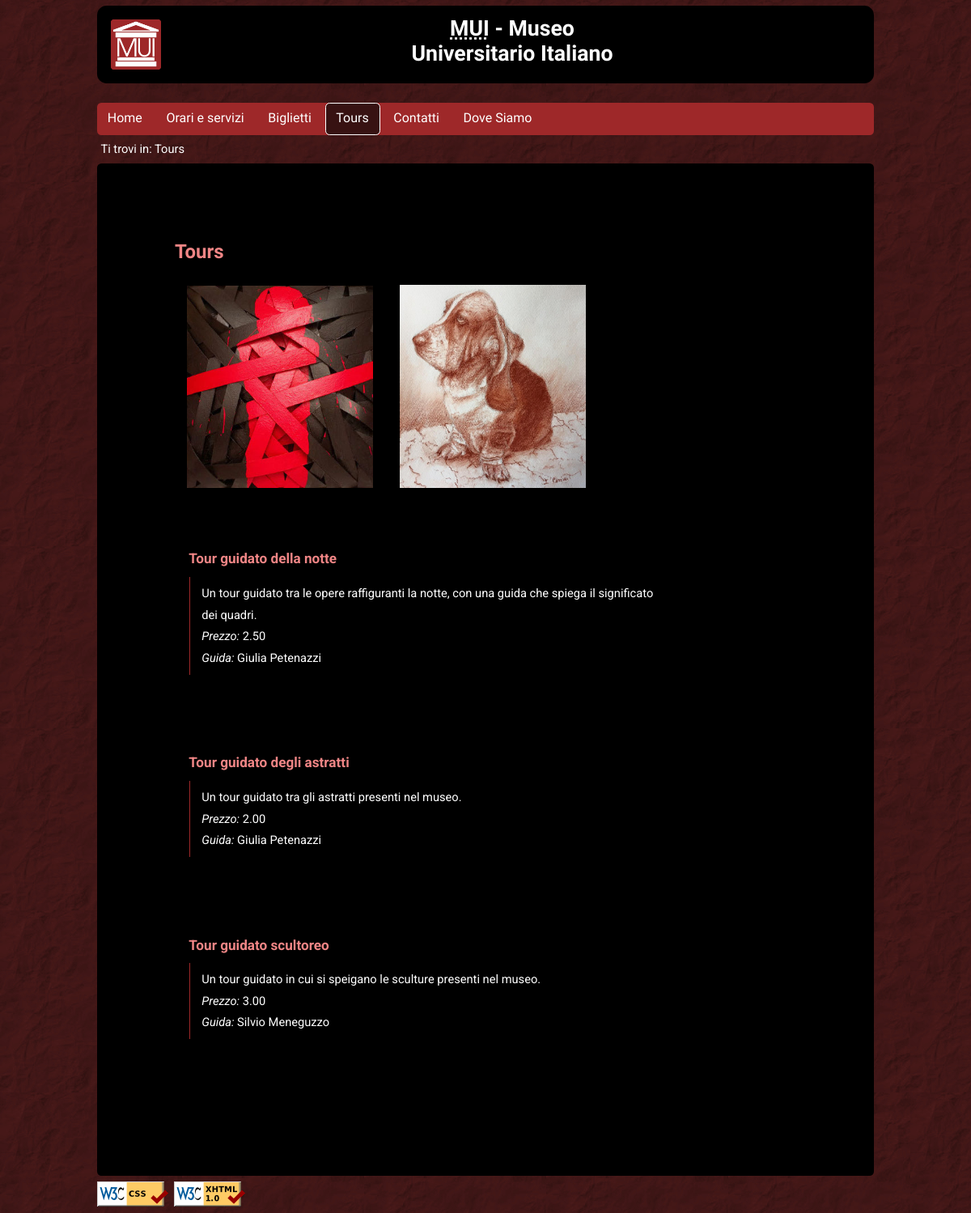
The app's page /tours.php with its own data.
### tables this page shows
CREATE TABLE `Tours` (
  `id` int(11) NOT NULL,
  `nome` varchar(64) NOT NULL,
  `descrizione` varchar(255) NOT NULL,
  `prezzo` decimal(5,2) UNSIGNED NOT NULL DEFAULT '0.00',
  `id_guida` int(11) NOT NULL
);

CREATE TABLE `Utenti` (
  `id` int(11) NOT NULL,
  `nome` varchar(255) NOT NULL,
  `ruolo` enum('segreteria','guide') NOT NULL,
  `username` varchar(26) NOT NULL,
  `password` char(32) NOT NULL
);

### tours.php (called while the page is built, shortened)
<?php
require_once "php/functions.php";
require_once "php/print_functions.php";
$toursList = searchTour(null);
$contenuto = printToursInfo($toursList);
printPage("Tours", "<span id=\"dove\" xml:lang=\"fr\">Tours</span>", "<span xml:lang=\"fr\">Tours</span>", $contenuto, "", "", "tours");
?>

### php/functions.php (called while the page is built, shortened)
<?php
function searchTour($tour)
{
    require "db_conn.php";
    if($tour == null)
    {
        $result = array();
        $sql_tour="SELECT Tours.*, Utenti.nome AS guida FROM Tours, Utenti WHERE Tours.id_guida = Utenti.id AND Tours.id <> '1'";
    	$ris_tour = mysqli_query($conn, $sql_tour);
    	if (mysqli_num_rows($ris_tour) > 0)
        {
    		while ($row_tour=mysqli_fetch_assoc($ris_tour))
            {
                $tour = array('id' => $row_tour['id'], 'nome' => $row_tour['nome'], 'descrizione' => $row_tour['descrizione'], 'prezzo' => $row_tour['prezzo'], 'guida' => $row_tour['guida']);
                array_push($result, $tour);
    		}
    	}
    }
    return $result;
}
?>

### php/print_functions.php (the view, shortened to what this page needs)
<?php
function printPage($title, $tname, $path, $content, $foot="", $prefix="", $current_page="", $keywords="")
{
    $page = '<!DOCTYPE html PUBLIC "-//W3C//DTD XHTML 1.0 Strict//EN" "http://www.w3.org/TR/xhtml1/DTD/xhtml1-strict.dtd">
        <html xmlns="http://www.w3.org/1999/xhtml"  xml:lang="it" lang="it">
        	<head>
        		<meta name="title" content="'.$title.' - MUI" />
        		<meta name="keywords" content="'.$keywords.' MUI, Museo Universitario, Museo Italiano, Cultura Italiana, Museo Universitario Italiano, Università, Padova, Prato della Valle, Venezia" />
        		<link rel="stylesheet" type="text/css" href="'.$prefix.'css/stylesheet.css" media="screen and (min-width: 768px)" />
        		<link rel="stylesheet" type="text/css" href="'.$prefix.'css/stylesheet_mobile.css" media="screen and (max-width: 768px)" />
        		<link rel="stylesheet" type="text/css" href="'.$prefix.'css/stylesheet_print.css" media="print" />
        		<link rel="shortcut icon" href="'.$prefix.'img/favicon.ico" />
        		<script type="text/javascript" src="'.$prefix.'js/script.js"></script>
        		<title>'.$title.' - MUI</title>
        	</head>
        	<body>
        		<div id="header">
        			<img id="logo" src="'.$prefix.'img/logo/logo_MUI_128x128.png" alt="Museo Universitario Italiano"/>
        			<h1><acronym title="Museo Universitario Italiano">MUI</acronym> - Museo<br />Universitario Italiano</h1>
        		</div>
        		<div id="nav">
        			<ul>
        				<li '.($current_page=='home' ? 'id="current_page"' : '').'><a href="'.$prefix.'home.html">Home</a></li>
        				<li '.($current_page=='orari' ? 'id="current_page"' : '').'><a href="'.$prefix.'orari_e_servizi.html">Orari e servizi</a></li>
        				<li '.($current_page=='biglietti' ? 'id="current_page"' : '').'><a href="'.$prefix.'biglietti.php">Biglietti</a></li>
        				<li '.($current_page=='tours' ? 'id="current_page"' : '').'><a href="'.$prefix.'tours.php"><span xml:lang="fr">Tours</span></a></li>
        				<li '.($current_page=='contati' ? 'id="current_page"' : '').'><a href="'.$prefix.'contatti.html">Contatti</a></li>
        				<li '.($current_page=='dove' ? 'id="current_page"' : '').'><a href="'.$prefix.'dove.html">Dove Siamo</a></li>
        			</ul>
        		</div>
        		<div id="path">Ti trovi in: '.$path.'</div>
        		<div id="content">
        			<h2>'.$tname.'</h2>'.$content.'
                </div>
                <div id="footer">
                        <img src="'.$prefix.'img/css.png" class="valid" alt="CSS Valid!"/>
                        <img src="'.$prefix.'img/xhtml.png" class="valid" alt="XHTML 1.0 Valid!"/>
                        '.$foot.'
                </div>
            </body>
            </html>';
    echo $page;
    exit();
}
function printToursInfo($tlist)
{
    $page = '<img src="img/omino.jpg" class = "tours" alt="opera raffigurante un omino stilizzato"/>
    			<img src="img/cane.jpg" class = "tours" alt="ritratto a matita di un cane"/>';
    foreach ($tlist as $tour)
    {
        $page = $page . '<h3>' . $tour["nome"] . '</h3>
            <ul class="descrizione">
            <li>' . $tour["descrizione"] . '</li>
            <li><em>Prezzo:  </em>'. $tour["prezzo"] .'</li>
            <li><em>Guida:  </em>' . $tour["guida"] . '</li>
            </ul>';
    }
    return $page;
}
?>

### css/stylesheet.css (style rules this page uses)
* { padding: 0em; margin: 0em; }
body { background-color: #421515; background:url('../img/images.jpeg'); background-attachment: fixed; color: white; font-family: 'Roboto', sans-serif; font-size: 11pt; margin: 0% 10%; line-height:20pt; }
a { color: white; text-decoration: none; }
#header { border-radius: 0.8em; color: white; background-color: black; min-height: 4.5em; padding: 1em; margin: auto; margin-bottom: 0.5em; margin-top: 0.5em; text-align: center; }
#header img#logo { height: 4.5em; display: inline; float: left; }
#header h1 { display: inline; width: 65%; font-size: 20pt; font-family: 'Marcellus SC', sans-serif; }
#nav ul { font-family: 'Marcellus SC', sans-serif; font-size: 12pt; list-style-type: none; background-color: #9e2829; color: white; margin: 1.5em 0em 0em 0em; border-radius: 4pt; min-width: 4.5em; }
#nav li { display: inline-block; padding:0.3em 0.8em; }
#nav li a { color: white; display: block; margin-top: 1px; margin-bottom: 1px; text-decoration: none; }
#nav li#current_page { background-color: #371212; border: solid 0.5px; border-radius: 4pt ; }
#path { margin: 0.3em; }
#content { margin: 0%; padding: 5% 10%; background-color: black; border-radius: 4pt; padding-bottom: 5em; }
h2 { font-family: 'Marcellus SC', sans-serif; font-size: 18pt; margin: 2em 0em 0.5em 0em; color: #ef8585; }
h3 { margin: 3em 0em 0.5em 1em; color: #ef8585; }
#footer img { float:left; margin: 0.5em 0.5em 0.5em 0em; }
.descrizione, .error ul { list-style-type:none; margin: 0.5em 0.5em 6.5em 1.2em; padding: 0.5em 0.5em 0.5em 1em; border-left: 1pt solid #9E2829; width: 75%; min-width: 10em; }
img.tours { width: 30%; min-width: 10em; display: inline; margin: 1em; }
ul.descrizione { list-style-type:none; }

### css/stylesheet_mobile.css (style rules this page uses)
* { padding: 0em; margin: 0em; }
body { background-color: #421515; background:url('../img/images.jpeg'); background-attachment: fixed; color: white; font-family: 'Roboto', sans-serif; font-size: 9pt; margin: 0% 3%; line-height:16pt; }
a { color: white; text-decoration: none; }
#header { border-radius: 0.8em; color: white; background-color: black; min-height: 4.5em; padding: 1em; margin: auto; margin-bottom: 0.5em; margin-top: 0.5em; text-align: center; }
#header img#logo { height: 4.5em; display: inline; float: left; }
#header h1 { display: inline; width: 65%; font-size: 16pt; font-family: 'Marcellus SC', sans-serif; }
#nav ul { font-family: 'Marcellus SC', sans-serif; font-size: 12pt; list-style-type: none; background-color: #9e2829; color: white; margin: 1.5em 0em 0em 0em; border-radius: 4pt; min-width: 4.5em; }
#nav li { text-align: center; padding: 0.2em 1em; }
#nav li a { color: white; display: block; margin-top: 1px; margin-bottom: 1px; text-decoration: none; }
#nav li#current_page { background-color: #371212; border: solid 0.5px; border-radius: 4pt ; }
#path { margin: 0.3em; }
#content { margin: 0%; padding: 5% 10%; background-color: black; border-radius: 4pt; padding-bottom: 5em; }
h2 { font-family: 'Marcellus SC', sans-serif; font-size: 18pt; margin: 2em 0em 0.5em 0em; color: #ef8585; }
h3 { margin: 3em 0em 0.5em 1em; color: #ef8585; }
#footer img { float:left; margin: 0.5em 0.5em 0.5em 0em; }
.descrizione, .error ul { list-style-type:none; margin: 0.5em 0.5em 6.5em 1.2em; padding: 0.5em 0.5em 0.5em 1em; border-left: 1pt solid #9E2829; width: 75%; min-width: 10em; }
img.tours { width: 30%; min-width: 10em; display: inline; margin: 1em; }
ul.descrizione { list-style-type:none; }

### records on screen
tours: nome "Tour guidato della notte", descrizione "Un tour guidato tra le opere raffiguranti la notte, con una guida che spiega il significato dei quadri.", prezzo "2.50"
utenti: nome "Giulia Petenazzi Giulia Petenazzi"
tours: nome "Tour guidato degli astratti", descrizione "Un tour guidato tra gli astratti presenti nel museo.", prezzo "2.00"
tours: nome "Tour guidato scultoreo", descrizione "Un tour guidato in cui si speigano le sculture presenti nel museo.", prezzo "3.00"
utenti: nome "Silvio Meneguzzo"

### other values on screen
$path "Tours"
$tname "Tours"
